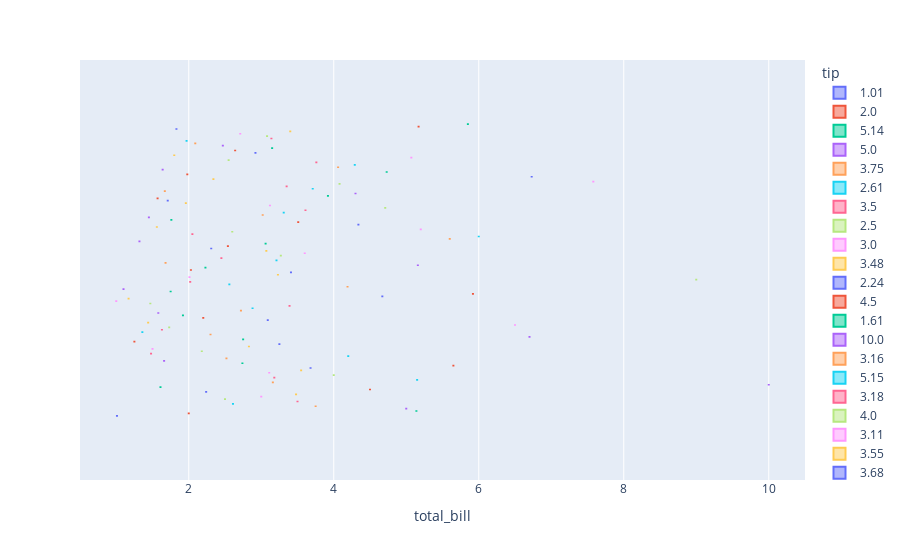

Source (notebook cell):
### Code cell
px.box(tips,'total_bill',color='tip')
